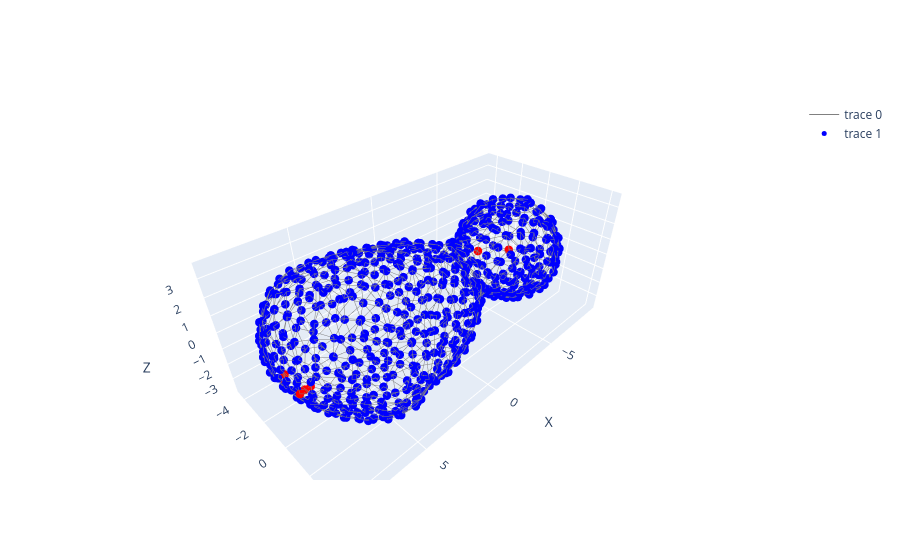

This figure's notebook cell:
### Markdown cell above
Previously, we analyzed neighborhoods of cells in organoids in terms of **geodesic distances** between cell centers, which allowed us to compute radial profiles and enrichment curves as a function of distance. An alternative approach is to represent the organoid as a **graph**, where each vertex corresponds to a cell and edges connect neighboring cells, defined here as cells whose surface label patches are in contact. Once the organoid is represented as a graph, we can perform **k-nearest-neighbor (kNN) analyses** along the graph edges. 

For example, for cells positive for a given **focal marker**, we can compute the average composition of markers among their $k$ nearest neighbors:

$$
\text{avg\_comp}_m = \frac{1}{N_\text{focal}} \sum_{i \in \text{focal}} \frac{1}{k} \sum_{j \in \text{kNN}(i)} \mathbf{1}_{\text{cell } j \text{ positive for marker } m}
$$

where $N_\text{focal}$ is the number of cells positive for the focal marker, $\mathbf{1}$ is the indicator function, and $\text{kNN}(i)$ denotes the $k$ nearest neighbors of focal cell $i$ along the graph. This method allows us to quantify **local marker co-occurrence** directly in terms of cell adjacency, complementing the distance-based analyses.

### Code cell
cell_graph = build_cell_graph(mesh)

marker_color = markers_cell_binary[:,8]  # e.g., 0/1 for serotonin+
plot_cell_graph_3D(centroids, cell_graph, node_color=marker_color)

### Figure 1 — Plotly figure (JSON) as saved in the notebook; plotly's stock layout.template omitted (floating-point values rounded to 4 significant figures; data arrays with more than 128 entries replaced by an {"elided": "..."} marker saying what was removed)
{"data": [{"hoverinfo": "none", "line": {"color": "gray", "width": 1}, "mode": "lines", "type": "scatter3d", "x": {"elided": "5304 float values"}, "y": {"elided": "5304 float values"}, "z": {"elided": "5304 float values"}}, {"hoverinfo": "text", "marker": {"color": {"elided": "590 str values"}, "line": {"width": 0}, "size": 5}, "mode": "markers", "type": "scatter3d", "x": {"elided": "590 float values"}, "y": {"elided": "590 float values"}, "z": {"elided": "590 float values"}}], "layout": {"scene": {"aspectmode": "data", "xaxis": {"title": {"text": "X"}}, "yaxis": {"title": {"text": "Y"}}, "zaxis": {"title": {"text": "Z"}}}}}
